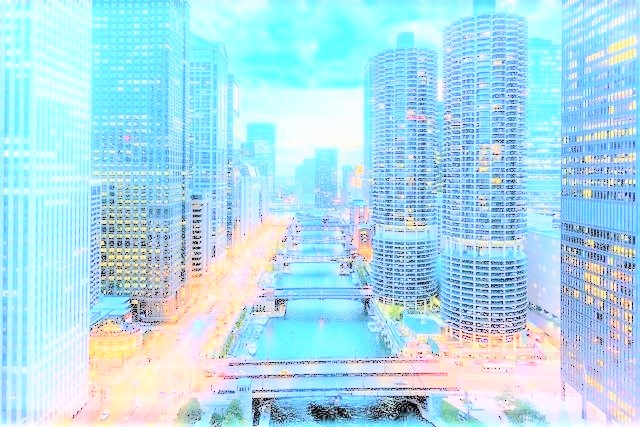
#> input picture proyecto_integrador_unidad_2/imagen_sob.jpg, 640 x 427 px
$ python '00_ejercicio_ecualización_histograma.py'
#> lines starting #> are read from the running program, lines starting #| are printed output that depends on the picture
import cv2
import numpy as np
import matplotlib.pyplot as plt

img = cv2.imread('imagen_sob.jpg', 0)
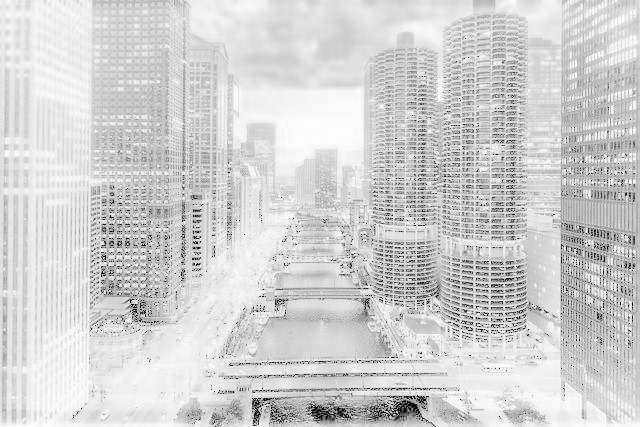
#> img: shape (427, 640); min 0, max 255, mean 208.8

# Normalización del histograma por su tamaño
[M, N] = img.shape[0:2]
#> M = 427; N = 640

# Características del histograma: images, channels, mask, histSize, ranges, hist=..., accumulate=...)
# Arreglo de una dimención: .flatten()
#hist = cv2.calcHist([img], [0], None, [256], [0,256]).flatten()/(M*N)
# Separación en quitiles
#hist = cv2.calcHist([img], [0], None, [5], [0,256]).flatten()/(M*N)

# Modificar brillo multiplicando por escalar
#img2= cv2.multiply(img, 0.5)

# Modificar brillo sumando un escalar
#img2= cv2.add(img, 50)

# Ecualización de la imagen
img_ecu = cv2.equalizeHist(img)
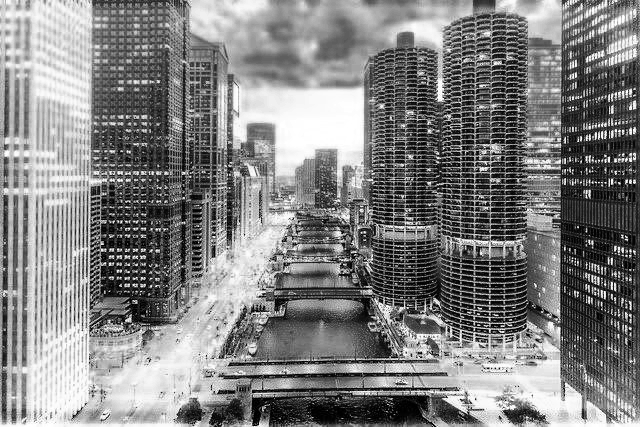
#> img_ecu: shape (427, 640); min 0, max 255, mean 129

res = np.hstack((img, img_ecu))
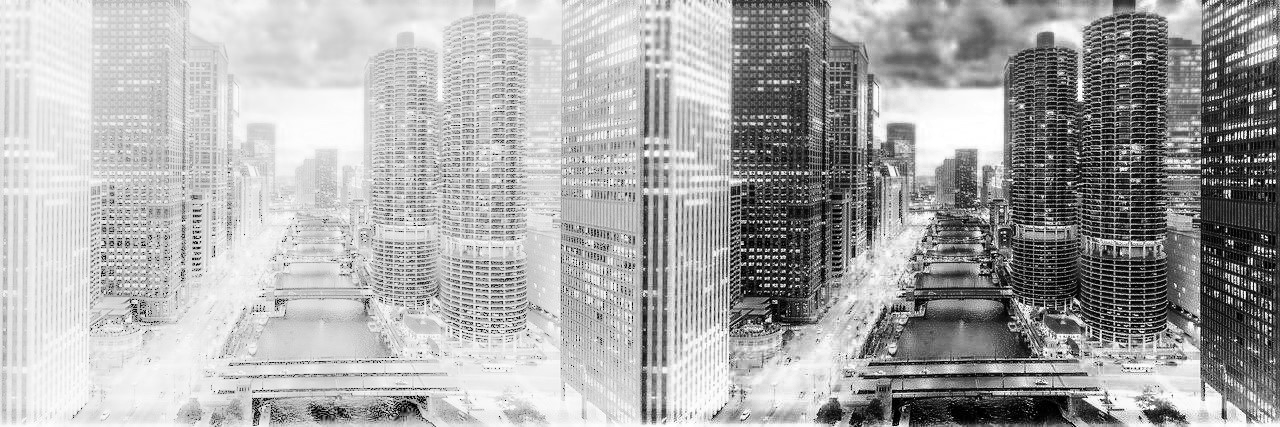
#> res: shape (427, 1280); min 0, max 255, mean 168.9

hist = cv2.calcHist([res], [0], None, [256], [0,256]).flatten()/(M*N)
#> hist = 256 values, max 0.034 at index 221, min 0.00011 at index 33, mean 0.00781

cv2.imshow('Imagen', res)

# Mostrar el histograma
fig = plt.figure()
plt.bar(range(len(hist)), hist)
plt.show()
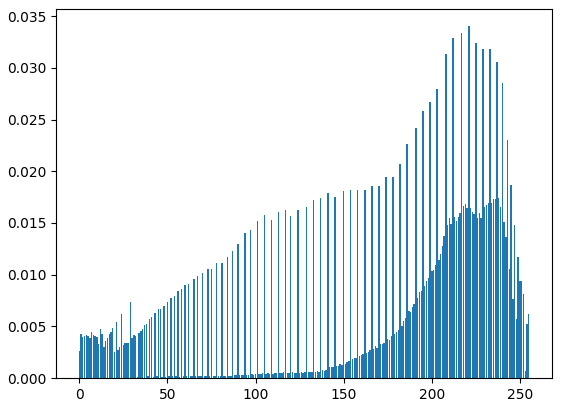
#> figure drawn by matplotlib, 1 panel; tallest bar 0.034 high, from x = 220.6 to 221.4

cv2.waitKey()

$ run again, with proyecto_integrador_unidad_2/imagen_02.jpg copied over proyecto_integrador_unidad_2/imagen_sob.jpg
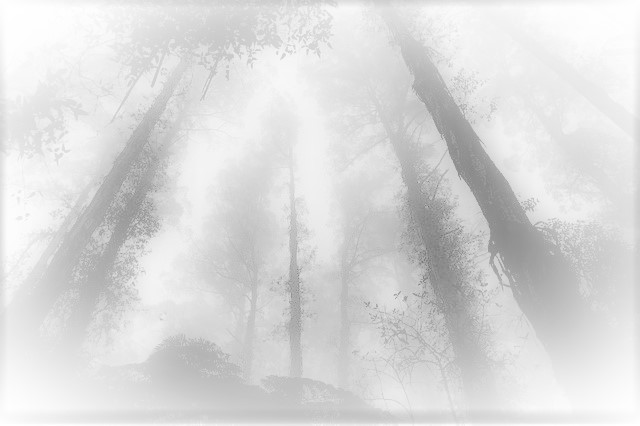
#> input picture proyecto_integrador_unidad_2/imagen_02.jpg, 640 x 426 px
#> img is the input picture: shape (426, 640); min 107, max 255, mean 217.6
#> `res = np.hstack((img, img_ecu))`:
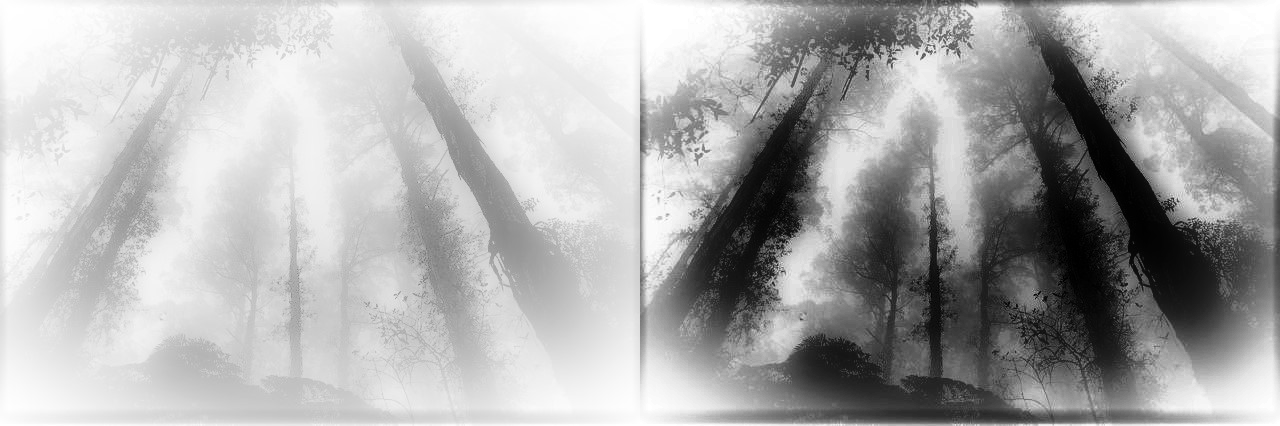
#> res: shape (426, 1280); min 0, max 255, mean 173.4
#> hist = 256 values, max 0.0351 at index 224, min 0 at index 31, mean 0.00781
#> `plt.show()`:
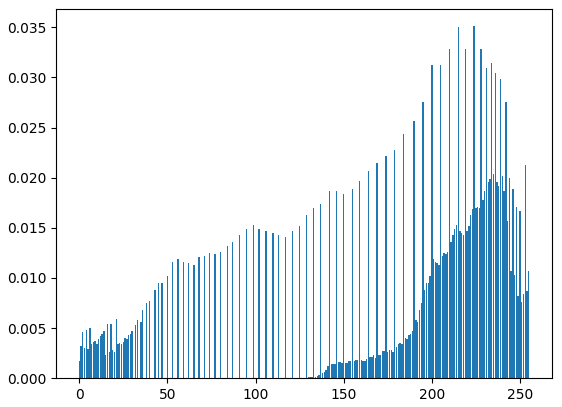
#> figure drawn by matplotlib, 1 panel; tallest bar 0.0351 high, from x = 223.6 to 224.4
